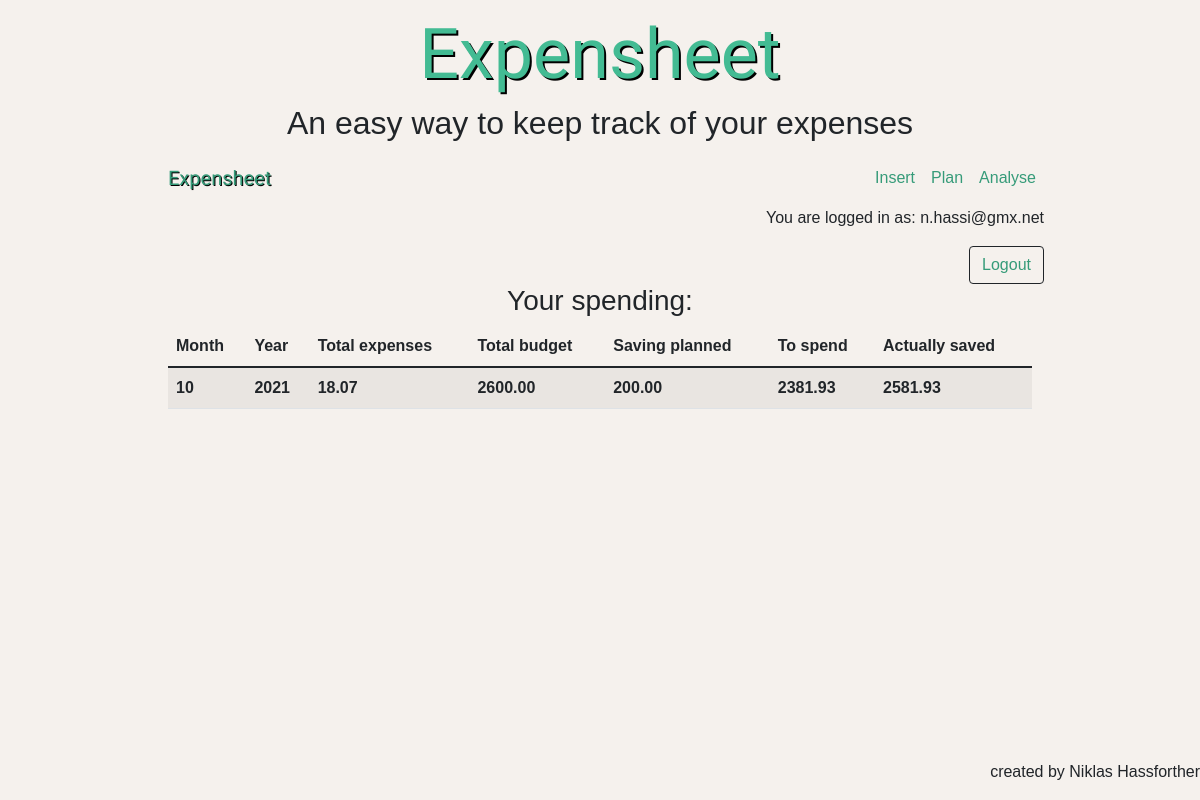
Page /home (signed in) on the earlier database version.
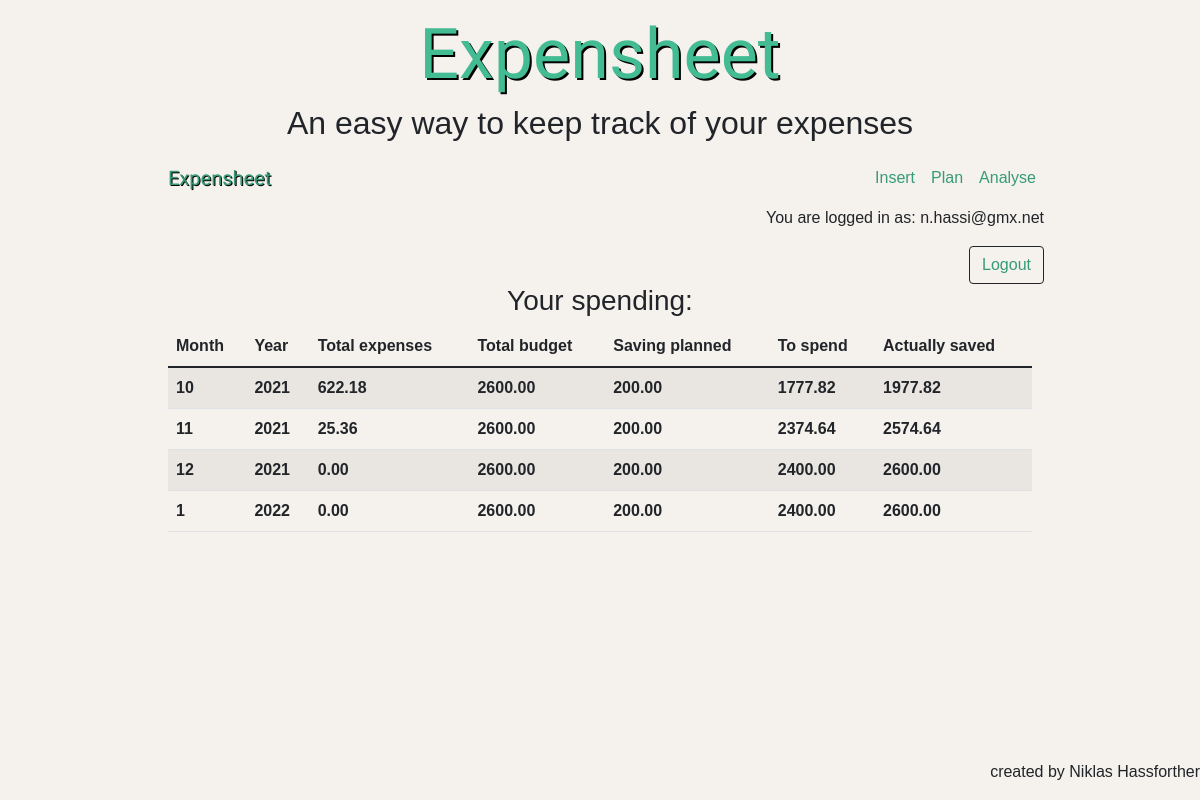
Same page on the later database version.
### tables this page shows
CREATE TABLE planning (id INTEGER PRIMARY KEY, month TEXT, year TEXT, monthly_salary REAL, monthly_saving REAL, user_id INTEGER, FOREIGN KEY(user_id) REFERENCES users(ID));

### app.py (the view)
@app.route('/home')
def home():
    try:
        if not session["user_id"]:
            return render_template('login.html')
    except:
        return render_template('login.html')
    db = sqlite3.connect('expenses.db')
    db_cursor = db.cursor()
    try:
        db_cursor.execute("SELECT * FROM planning WHERE user_id = ? ORDER BY year, month", (session["user_id"],))
        all_queries_plan = db_cursor.fetchall()
    except:
        return render_template('home.html', all_queries_plan = [[0,0, 0, 0, 0, 0]], payments = [[0]], email = session["user_email"])
    try:
        db_cursor.execute("SELECT SUM(amount) FROM payments WHERE user_id = ? GROUP BY month, year ORDER BY year, month", (session["user_id"],))
        payments = db_cursor.fetchall()
    except:
        return render_template('home.html', all_queries_plan = [[0,0, 0, 0, 0, 0]], payments = [[0]], email = session["user_email"])
    if len(all_queries_plan) > len(payments):
        for i in range(len(all_queries_plan)):
            try:
                payments[i] + 1
            except:
                payments.append([0])
    elif len(payments) > len(all_queries_plan):
        for i in range(len(payments)):
            try:
                all_queries_plan[i][0] + 1
            except:
                all_queries_plan.append([0,0, 0, 0, 0, 0])
    return render_template('home.html', all_queries_plan = all_queries_plan, payments = payments, email = session["user_email"])

### templates/home.html (shortened to what this page needs)
{% extends "layout.html" %}
{% block main %}
<div class = "stickytop">
    <div id = "title">
        <h1 id = "label">Expensheet </h1>
        <h2>An easy way to keep track of your expenses</h2>
    </div>
    <nav class = "navbar navbar-expand-lg navbar-light">
        <div class="container-fluid">
            <a class="navbar-brand" style = "color:rgb(54, 155, 121) "href="/home">Expensheet</a>
        </div>
        <div class = "collapse navbar-collapse" id = "navbarNav">
            <ul class="navbar-nav me-auto mb-2 mb-lg-0" id = "nav-list">
                <li class="nav-item">
                    <a class="nav-link" href = "/insert">Insert</a>
                </li>
                <li class="nav-item">
                    <a class="nav-link" aria-current="page" href = "/plan">Plan</a>
                </li>
                <li class="nav-item">
                    <a class="nav-link" href = "/analyse">Analyse</a>
                </li>
            </ul>
        </div>
    </nav>
    <p style = "text-align: end">You are logged in as: {{email}}</p>
    <div class="d-grid gap-2 d-md-flex justify-content-md-end">
        <form action = "/logout">
            <button class="btn btn-outline-dark" style="color:rgb(54, 155, 121);" type = "submit">Logout</button>
        </form>
    </div>
</div>
<h3 style = "text-align: center">Your spending:</h3>
<div class = "container-fluid">
    <table class = "table table-striped table-hover">
        <thead>
            <tr>
                <th>Month</th>
                <th>Year</th>
                <th>Total expenses</th>
                <th>Total budget</th>
                <th>Saving planned</th>
                <th>To spend</th>
                <th>Actually saved</th>
            </tr>
        </thead>
        <tbody>
            {% for x in range(all_queries_plan | length) %}
            <tr>
                <th>{{ all_queries_plan[x][1] }}</th>
                <th>{{ all_queries_plan[x][2] }}</th>
                <th>{{ '%0.2f'| format(payments[x][0] | float) }}</th>
                <th>{{ '%0.2f'| format(all_queries_plan[x][3] | float) }}</th>
                <th>{{ '%0.2f'| format(all_queries_plan[x][4] | float) }}</th>
                <th>{{ '%0.2f'| format(all_queries_plan[x][3] - payments[x][0] - all_queries_plan[x][4] | float) }}</th>
                <th>{{ '%0.2f'| format(all_queries_plan[x][3] - payments[x][0] | float) }}</th>
            </tr>
            {% endfor %}
        </tbody>
    </table>
</div>
{% endblock %}

Differences in the rows shown:
added planning: month "11", year "2021", monthly_salary "2600.00", monthly_saving "200.00", monthly_salary+monthly_saving "2374.64", all_queries_plan[x][3]-payments[x][0]|float "2574.64"
added planning: month "12", year "2021", monthly_salary "2600.00", monthly_saving "200.00", monthly_salary+monthly_saving "2400.00", all_queries_plan[x][3]-payments[x][0]|float "2600.00"
added planning: month "1", year "2022", monthly_salary "2600.00", monthly_saving "200.00", monthly_salary+monthly_saving "2400.00", all_queries_plan[x][3]-payments[x][0]|float "2600.00"
Other differences:
new list line: "10 2021 2600.00 200.00 1777.82 1977.82"
new list line: "622.18"
new list line: "25.36"
new list line: "0.00"
list line gone: "10 2021 2600.00 200.00 2381.93 2581.93"
list line gone: "18.07"
